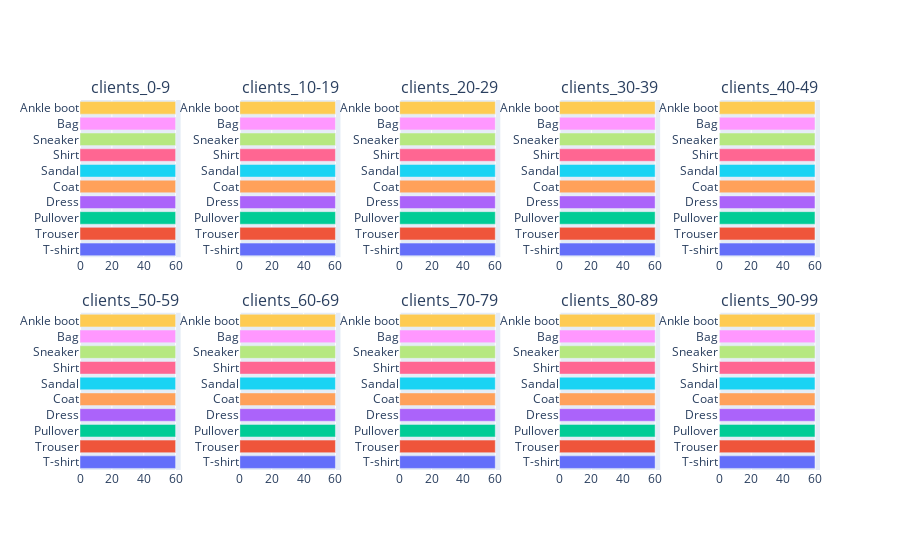

This figure's notebook cell:
### Markdown cell above
## c) Class Ratio 1:1

### Code cell
class_ratio = 1
mnist_fig_cr1 = get_fig(dataset_name, class_labels, class_ratio, hspace)
mnist_fig_cr1.show()

### Figure 1 — Plotly figure (JSON) as saved in the notebook; plotly's stock layout.template omitted (floating-point values rounded to 4 significant figures)
{"data": [{"cliponaxis": false, "marker": {"color": ["#636EFA", "#EF553B", "#00CC96", "#AB63FA", "#FFA15A", "#19D3F3", "#FF6692", "#B6E880", "#FF97FF", "#FECB52"]}, "orientation": "h", "type": "bar", "x": [60, 60, 60, 60, 60, 60, 60, 60, 60, 60], "xaxis": "x", "y": ["T-shirt", "Trouser", "Pullover", "Dress", "Coat", "Sandal", "Shirt", "Sneaker", "Bag", "Ankle boot"], "yaxis": "y"}, {"cliponaxis": false, "marker": {"color": ["#636EFA", "#EF553B", "#00CC96", "#AB63FA", "#FFA15A", "#19D3F3", "#FF6692", "#B6E880", "#FF97FF", "#FECB52"]}, "orientation": "h", "type": "bar", "x": [60, 60, 60, 60, 60, 60, 60, 60, 60, 60], "xaxis": "x2", "y": ["T-shirt", "Trouser", "Pullover", "Dress", "Coat", "Sandal", "Shirt", "Sneaker", "Bag", "Ankle boot"], "yaxis": "y2"}, {"cliponaxis": false, "marker": {"color": ["#636EFA", "#EF553B", "#00CC96", "#AB63FA", "#FFA15A", "#19D3F3", "#FF6692", "#B6E880", "#FF97FF", "#FECB52"]}, "orientation": "h", "type": "bar", "x": [60, 60, 60, 60, 60, 60, 60, 60, 60, 60], "xaxis": "x3", "y": ["T-shirt", "Trouser", "Pullover", "Dress", "Coat", "Sandal", "Shirt", "Sneaker", "Bag", "Ankle boot"], "yaxis": "y3"}, {"cliponaxis": false, "marker": {"color": ["#636EFA", "#EF553B", "#00CC96", "#AB63FA", "#FFA15A", "#19D3F3", "#FF6692", "#B6E880", "#FF97FF", "#FECB52"]}, "orientation": "h", "type": "bar", "x": [60, 60, 60, 60, 60, 60, 60, 60, 60, 60], "xaxis": "x4", "y": ["T-shirt", "Trouser", "Pullover", "Dress", "Coat", "Sandal", "Shirt", "Sneaker", "Bag", "Ankle boot"], "yaxis": "y4"}, {"cliponaxis": false, "marker": {"color": ["#636EFA", "#EF553B", "#00CC96", "#AB63FA", "#FFA15A", "#19D3F3", "#FF6692", "#B6E880", "#FF97FF", "#FECB52"]}, "orientation": "h", "type": "bar", "x": [60, 60, 60, 60, 60, 60, 60, 60, 60, 60], "xaxis": "x5", "y": ["T-shirt", "Trouser", "Pullover", "Dress", "Coat", "Sandal", "Shirt", "Sneaker", "Bag", "Ankle boot"], "yaxis": "y5"}, {"cliponaxis": false, "marker": {"color": ["#636EFA", "#EF553B", "#00CC96", "#AB63FA", "#FFA15A", "#19D3F3", "#FF6692", "#B6E880", "#FF97FF", "#FECB52"]}, "orientation": "h", "type": "bar", "x": [60, 60, 60, 60, 60, 60, 60, 60, 60, 60], "xaxis": "x6", "y": ["T-shirt", "Trouser", "Pullover", "Dress", "Coat", "Sandal", "Shirt", "Sneaker", "Bag", "Ankle boot"], "yaxis": "y6"}, {"cliponaxis": false, "marker": {"color": ["#636EFA", "#EF553B", "#00CC96", "#AB63FA", "#FFA15A", "#19D3F3", "#FF6692", "#B6E880", "#FF97FF", "#FECB52"]}, "orientation": "h", "type": "bar", "x": [60, 60, 60, 60, 60, 60, 60, 60, 60, 60], "xaxis": "x7", "y": ["T-shirt", "Trouser", "Pullover", "Dress", "Coat", "Sandal", "Shirt", "Sneaker", "Bag", "Ankle boot"], "yaxis": "y7"}, {"cliponaxis": false, "marker": {"color": ["#636EFA", "#EF553B", "#00CC96", "#AB63FA", "#FFA15A", "#19D3F3", "#FF6692", "#B6E880", "#FF97FF", "#FECB52"]}, "orientation": "h", "type": "bar", "x": [60, 60, 60, 60, 60, 60, 60, 60, 60, 60], "xaxis": "x8", "y": ["T-shirt", "Trouser", "Pullover", "Dress", "Coat", "Sandal", "Shirt", "Sneaker", "Bag", "Ankle boot"], "yaxis": "y8"}, {"cliponaxis": false, "marker": {"color": ["#636EFA", "#EF553B", "#00CC96", "#AB63FA", "#FFA15A", "#19D3F3", "#FF6692", "#B6E880", "#FF97FF", "#FECB52"]}, "orientation": "h", "type": "bar", "x": [60, 60, 60, 60, 60, 60, 60, 60, 60, 60], "xaxis": "x9", "y": ["T-shirt", "Trouser", "Pullover", "Dress", "Coat", "Sandal", "Shirt", "Sneaker", "Bag", "Ankle boot"], "yaxis": "y9"}, {"cliponaxis": false, "marker": {"color": ["#636EFA", "#EF553B", "#00CC96", "#AB63FA", "#FFA15A", "#19D3F3", "#FF6692", "#B6E880", "#FF97FF", "#FECB52"]}, "orientation": "h", "type": "bar", "x": [60, 60, 60, 60, 60, 60, 60, 60, 60, 60], "xaxis": "x10", "y": ["T-shirt", "Trouser", "Pullover", "Dress", "Coat", "Sandal", "Shirt", "Sneaker", "Bag", "Ankle boot"], "yaxis": "y10"}], "layout": {"annotations": [{"font": {"size": 16}, "showarrow": false, "text": "clients_0-9", "x": 0.068, "xanchor": "center", "xref": "paper", "y": 1, "yanchor": "bottom", "yref": "paper"}, {"font": {"size": 16}, "showarrow": false, "text": "clients_10-19", "x": 0.284, "xanchor": "center", "xref": "paper", "y": 1, "yanchor": "bottom", "yref": "paper"}, {"font": {"size": 16}, "showarrow": false, "text": "clients_20-29", "x": 0.5, "xanchor": "center", "xref": "paper", "y": 1, "yanchor": "bottom", "yref": "paper"}, {"font": {"size": 16}, "showarrow": false, "text": "clients_30-39", "x": 0.716, "xanchor": "center", "xref": "paper", "y": 1, "yanchor": "bottom", "yref": "paper"}, {"font": {"size": 16}, "showarrow": false, "text": "clients_40-49", "x": 0.932, "xanchor": "center", "xref": "paper", "y": 1, "yanchor": "bottom", "yref": "paper"}, {"font": {"size": 16}, "showarrow": false, "text": "clients_50-59", "x": 0.068, "xanchor": "center", "xref": "paper", "y": 0.425, "yanchor": "bottom", "yref": "paper"}, {"font": {"size": 16}, "showarrow": false, "text": "clients_60-69", "x": 0.284, "xanchor": "center", "xref": "paper", "y": 0.425, "yanchor": "bottom", "yref": "paper"}, {"font": {"size": 16}, "showarrow": false, "text": "clients_70-79", "x": 0.5, "xanchor": "center", "xref": "paper", "y": 0.425, "yanchor": "bottom", "yref": "paper"}, {"font": {"size": 16}, "showarrow": false, "text": "clients_80-89", "x": 0.716, "xanchor": "center", "xref": "paper", "y": 0.425, "yanchor": "bottom", "yref": "paper"}, {"font": {"size": 16}, "showarrow": false, "text": "clients_90-99", "x": 0.932, "xanchor": "center", "xref": "paper", "y": 0.425, "yanchor": "bottom", "yref": "paper"}], "height": 550, "showlegend": false, "xaxis": {"anchor": "y", "domain": [0, 0.136]}, "xaxis10": {"anchor": "y10", "domain": [0.864, 1.0]}, "xaxis2": {"anchor": "y2", "domain": [0.216, 0.352]}, "xaxis3": {"anchor": "y3", "domain": [0.432, 0.568]}, "xaxis4": {"anchor": "y4", "domain": [0.648, 0.784]}, "xaxis5": {"anchor": "y5", "domain": [0.864, 1.0]}, "xaxis6": {"anchor": "y6", "domain": [0, 0.136]}, "xaxis7": {"anchor": "y7", "domain": [0.216, 0.352]}, "xaxis8": {"anchor": "y8", "domain": [0.432, 0.568]}, "xaxis9": {"anchor": "y9", "domain": [0.648, 0.784]}, "yaxis": {"anchor": "x", "domain": [0.575, 1]}, "yaxis10": {"anchor": "x10", "domain": [0, 0.425]}, "yaxis2": {"anchor": "x2", "domain": [0.575, 1]}, "yaxis3": {"anchor": "x3", "domain": [0.575, 1]}, "yaxis4": {"anchor": "x4", "domain": [0.575, 1]}, "yaxis5": {"anchor": "x5", "domain": [0.575, 1]}, "yaxis6": {"anchor": "x6", "domain": [0, 0.425]}, "yaxis7": {"anchor": "x7", "domain": [0, 0.425]}, "yaxis8": {"anchor": "x8", "domain": [0, 0.425]}, "yaxis9": {"anchor": "x9", "domain": [0, 0.425]}}}
